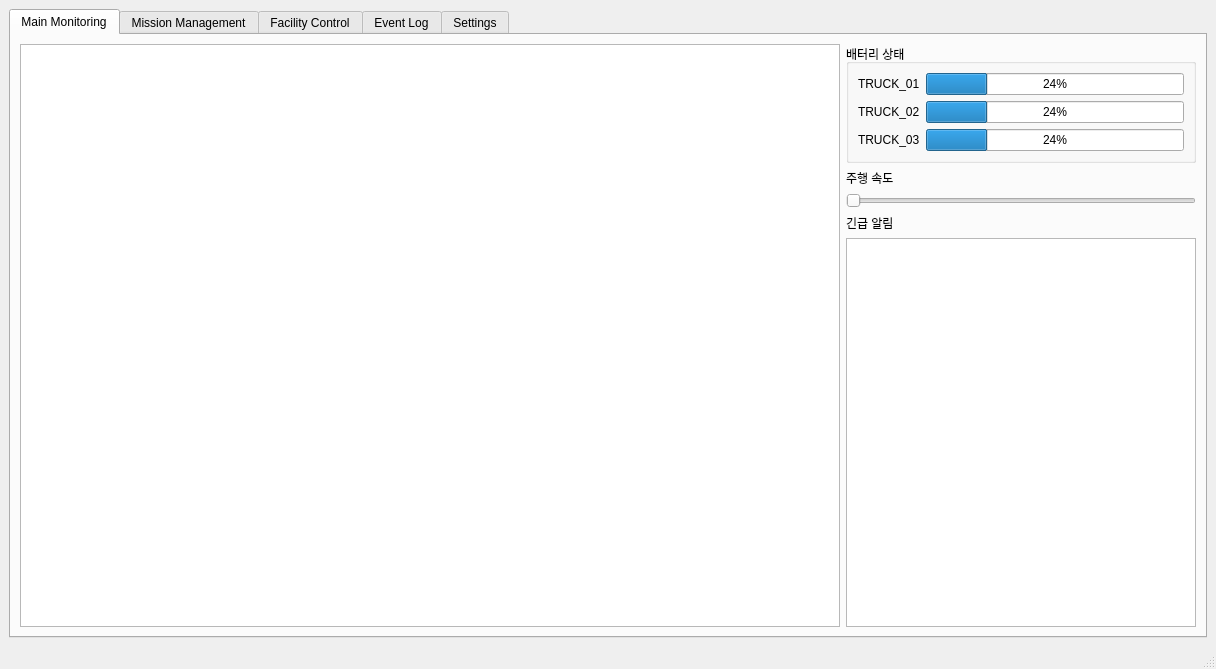
<?xml version="1.0" encoding="UTF-8"?>
<ui version="4.0">
 <class>MainWindow</class>
 <widget class="QMainWindow" name="MainWindow">
  <property name="geometry">
   <rect>
    <x>0</x>
    <y>0</y>
    <width>1216</width>
    <height>669</height>
   </rect>
  </property>
  <property name="windowTitle">
   <string>지능형 운송관제 시스템 D.U.S.T.</string>
  </property>
  <widget class="QWidget" name="centralwidget">
   <layout class="QVBoxLayout" name="verticalLayout">
    <item>
     <widget class="QTabWidget" name="tabWidget">
      <property name="currentIndex">
       <number>0</number>
      </property>
      <widget class="QWidget" name="tab_main_monitoring">
       <attribute name="title">
        <string>Main Monitoring</string>
       </attribute>
       <layout class="QHBoxLayout" name="mainHorizontalLayout">
        <item>
         <widget class="QGraphicsView" name="graphicsview_map">
          <property name="minimumSize">
           <size>
            <width>820</width>
            <height>220</height>
           </size>
          </property>
         </widget>
        </item>
        <item>
         <layout class="QVBoxLayout" name="rightVBoxLayout">
          <item>
           <widget class="QGroupBox" name="groupBox">
            <property name="title">
             <string>배터리 상태</string>
            </property>
            <layout class="QVBoxLayout" name="verticalLayout_battery">
             <item>
              <layout class="QHBoxLayout" name="horizontalLayout_battery1">
               <item>
                <widget class="QLabel" name="label_battery_truck1">
                 <property name="text">
                  <string>TRUCK_01</string>
                 </property>
                </widget>
               </item>
               <item>
                <widget class="QProgressBar" name="progressbar_velocity_truck1">
                 <property name="value">
                  <number>24</number>
                 </property>
                </widget>
               </item>
              </layout>
             </item>
             <item>
              <layout class="QHBoxLayout" name="horizontalLayout_battery2">
               <item>
                <widget class="QLabel" name="label_battery_truck2">
                 <property name="text">
                  <string>TRUCK_02</string>
                 </property>
                </widget>
               </item>
               <item>
                <widget class="QProgressBar" name="progressbar_velocity_truck2">
                 <property name="value">
                  <number>24</number>
                 </property>
                </widget>
               </item>
              </layout>
             </item>
             <item>
              <layout class="QHBoxLayout" name="horizontalLayout_battery3">
               <item>
                <widget class="QLabel" name="label_battery_truck3">
                 <property name="text">
                  <string>TRUCK_03</string>
                 </property>
                </widget>
               </item>
               <item>
                <widget class="QProgressBar" name="progressbar_velocity_truck3">
                 <property name="value">
                  <number>24</number>
                 </property>
                </widget>
               </item>
              </layout>
             </item>
            </layout>
           </widget>
          </item>
          <item>
           <widget class="QLabel" name="label_velocity">
            <property name="text">
             <string>주행 속도</string>
            </property>
           </widget>
          </item>
          <item>
           <widget class="QSlider" name="horizontalslider_velocity">
            <property name="orientation">
             <enum>Qt::Horizontal</enum>
            </property>
           </widget>
          </item>
          <item>
           <widget class="QLabel" name="label_alert">
            <property name="text">
             <string>긴급 알림</string>
            </property>
           </widget>
          </item>
          <item>
           <widget class="QTextEdit" name="textEdit"/>
          </item>
         </layout>
        </item>
       </layout>
      </widget>
      <widget class="QWidget" name="tab_misssion_management">
       <attribute name="title">
        <string>Mission Management</string>
       </attribute>
       <widget class="QTableWidget" name="tablewidget">
        <property name="geometry">
         <rect>
          <x>10</x>
          <y>10</y>
          <width>821</width>
          <height>541</height>
         </rect>
        </property>
       </widget>
       <widget class="QGroupBox" name="groupbox_add_mission">
        <property name="geometry">
         <rect>
          <x>840</x>
          <y>10</y>
          <width>331</width>
          <height>231</height>
         </rect>
        </property>
        <property name="title">
         <string>미션 추가</string>
        </property>
        <widget class="QLineEdit" name="lineedit_type">
         <property name="geometry">
          <rect>
           <x>20</x>
           <y>40</y>
           <width>291</width>
           <height>27</height>
          </rect>
         </property>
         <property name="text">
          <string/>
         </property>
         <property name="placeholderText">
          <string>화물종류</string>
         </property>
        </widget>
        <widget class="QSpinBox" name="spinBox">
         <property name="geometry">
          <rect>
           <x>20</x>
           <y>80</y>
           <width>291</width>
           <height>28</height>
          </rect>
         </property>
        </widget>
        <widget class="QComboBox" name="combobox_source">
         <property name="geometry">
          <rect>
           <x>20</x>
           <y>120</y>
           <width>291</width>
           <height>27</height>
          </rect>
         </property>
        </widget>
        <widget class="QPushButton" name="pushbutton_add">
         <property name="geometry">
          <rect>
           <x>20</x>
           <y>160</y>
           <width>291</width>
           <height>27</height>
          </rect>
         </property>
         <property name="text">
          <string>추가</string>
         </property>
        </widget>
       </widget>
       <widget class="QPushButton" name="pushbutton_delete">
        <property name="geometry">
         <rect>
          <x>840</x>
          <y>250</y>
          <width>331</width>
          <height>31</height>
         </rect>
        </property>
        <property name="text">
         <string>선택 미션 삭제</string>
        </property>
       </widget>
       <widget class="QPushButton" name="pushbutton_refresh">
        <property name="geometry">
         <rect>
          <x>840</x>
          <y>290</y>
          <width>331</width>
          <height>31</height>
         </rect>
        </property>
        <property name="text">
         <string>새로고침</string>
        </property>
       </widget>
      </widget>
      <widget class="QWidget" name="tab_facility_control">
       <attribute name="title">
        <string>Facility Control</string>
       </attribute>
      </widget>
      <widget class="QWidget" name="tab_event_log">
       <attribute name="title">
        <string>Event Log</string>
       </attribute>
      </widget>
      <widget class="QWidget" name="tab_settings">
       <attribute name="title">
        <string>Settings</string>
       </attribute>
      </widget>
     </widget>
    </item>
   </layout>
  </widget>
  <widget class="QMenuBar" name="menubar">
   <property name="geometry">
    <rect>
     <x>0</x>
     <y>0</y>
     <width>1216</width>
     <height>24</height>
    </rect>
   </property>
  </widget>
  <widget class="QStatusBar" name="statusbar"/>
 </widget>
 <resources/>
 <connections/>
</ui>
